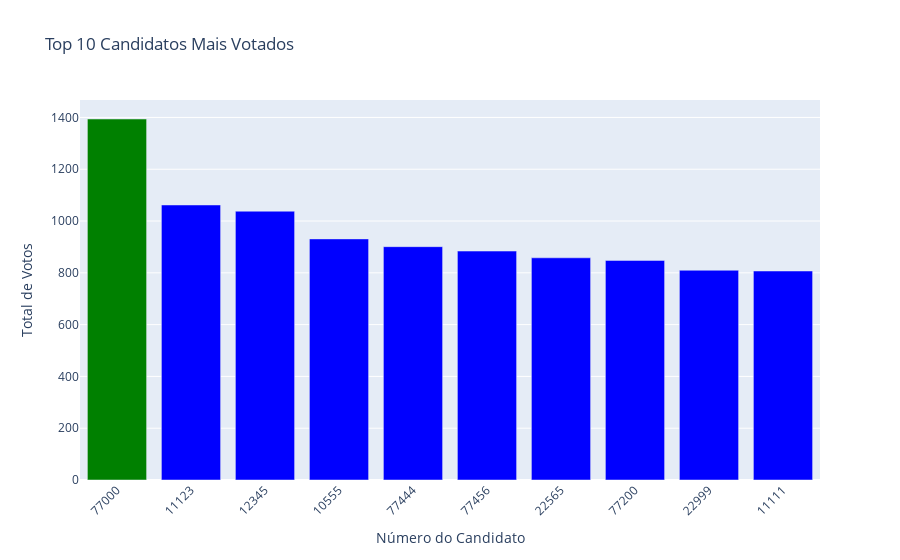

Notebook source saved alongside this figure:
### Code cell
# Importação de bibliotecas
import pandas as pd
import plotly.express as px
import plotly.graph_objects as go

# Leitura da planilha
eleicao_2020 = pd.read_excel("eleicao_vereador_2020_spa.xlsx")

# Criação de um dicionário para armazenar os resultados
resultados = {}

# Loop sobre cada valor único em nr_votavel para calcular a soma dos votos
for nr in eleicao_2020['nr_votavel'].unique():
    soma_votos = eleicao_2020[eleicao_2020['nr_votavel'] == nr]['qt_votos'].sum()
    resultados[nr] = soma_votos

# Convertendo o dicionário para um DataFrame
resultado_df = pd.DataFrame(list(resultados.items()), columns=['nr_votavel', 'total_votos'])

# Ordena o DataFrame pela coluna 'total_votos' em ordem decrescente e pega os 10 primeiros
top_10 = resultado_df.sort_values('total_votos', ascending=False).head(12)

# Remoção de linhas com valores de votos nulos ou brancos
top_10 = top_10[(top_10['nr_votavel'] != 95) & (top_10['nr_votavel'] != 96)]

# Define as cores: uma cor para o candidato 77000 e outra para os demais
colors = ['green' if nr == 77000 else 'blue' for nr in top_10['nr_votavel']]

# Criação do gráfico interativo com a cor personalizada
fig = go.Figure(data=[
    go.Bar(
        x=top_10['nr_votavel'].astype(str),
        y=top_10['total_votos'],
        marker_color=colors
    )
])

# Ajustes de layout
fig.update_layout(
    title="Top 10 Candidatos Mais Votados",
    xaxis_title="Número do Candidato",
    yaxis_title="Total de Votos",
    xaxis_tickangle=-45
)

# Exibe o gráfico interativo
fig.show()

### Figure 1 — Plotly figure (JSON) as saved in the notebook; plotly's stock layout.template omitted (floating-point values rounded to 4 significant figures)
{"data": [{"marker": {"color": ["green", "blue", "blue", "blue", "blue", "blue", "blue", "blue", "blue", "blue"]}, "type": "bar", "x": ["77000", "11123", "12345", "10555", "77444", "77456", "22565", "77200", "22999", "11111"], "y": [1394, 1062, 1038, 931, 901, 884, 858, 848, 810, 807]}], "layout": {"title": {"text": "Top 10 Candidatos Mais Votados"}, "xaxis": {"tickangle": -45, "title": {"text": "Número do Candidato"}}, "yaxis": {"title": {"text": "Total de Votos"}}}}
